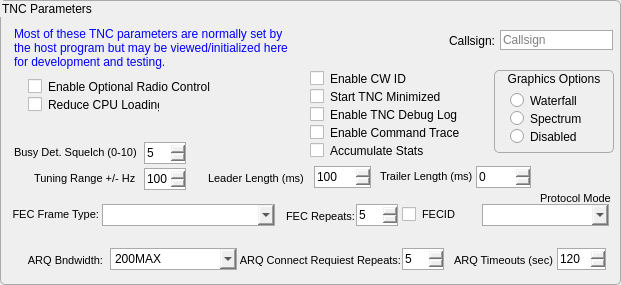
  <widget class="QGroupBox" name="grpTNCParams">
   <property name="geometry">
    <rect>
     <x>8</x>
     <y>180</y>
     <width>621</width>
     <height>285</height>
    </rect>
   </property>
   <property name="styleSheet">
    <string notr="true">border: 1px solid #aaa; border-radius: 5px;</string>
   </property>
   <property name="title">
    <string>TNC Parameters</string>
   </property>
   <property name="flat">
    <bool>true</bool>
   </property>
   <widget class="QLabel" name="label_6">
    <property name="geometry">
     <rect>
      <x>14</x>
      <y>24</y>
      <width>285</width>
      <height>47</height>
     </rect>
    </property>
    <property name="styleSheet">
     <string notr="true">color: blue; border: 0px solid white;</string>
    </property>
    <property name="text">
     <string>Most of these TNC parameters are normally set by the host program but may be viewed/initialized here for development and testing. </string>
    </property>
    <property name="wordWrap">
     <bool>true</bool>
    </property>
   </widget>
   <widget class="QLineEdit" name="txtCallsign">
    <property name="geometry">
     <rect>
      <x>500</x>
      <y>30</y>
      <width>113</width>
      <height>20</height>
     </rect>
    </property>
    <property name="toolTip">
     <string>7 character max callsign + optional -SSID (-1 to -15 or -A to -Z)</string>
    </property>
    <property name="styleSheet">
     <string notr="true">border-radius: 0px;</string>
    </property>
    <property name="placeholderText">
     <string>Callsign</string>
    </property>
   </widget>
   <widget class="QLabel" name="label_7">
    <property name="geometry">
     <rect>
      <x>438</x>
      <y>32</y>
      <width>57</width>
      <height>17</height>
     </rect>
    </property>
    <property name="styleSheet">
     <string notr="true">border:0px solid white;</string>
    </property>
    <property name="text">
     <string>Callsign:</string>
    </property>
    <property name="alignment">
     <set>Qt::AlignRight|Qt::AlignTrailing|Qt::AlignVCenter</set>
    </property>
   </widget>
   <widget class="QGroupBox" name="grpDisplay">
    <property name="geometry">
     <rect>
      <x>494</x>
      <y>70</y>
      <width>120</width>
      <height>83</height>
     </rect>
    </property>
    <property name="font">
     <font/>
    </property>
    <property name="styleSheet">
     <string notr="true">border: 1px solid #aaa; border-radius: 5px;</string>
    </property>
    <property name="title">
     <string>Graphics Options</string>
    </property>
    <property name="alignment">
     <set>Qt::AlignHCenter|Qt::AlignTop</set>
    </property>
    <property name="flat">
     <bool>true</bool>
    </property>
    <widget class="QRadioButton" name="rdoWaterfall">
     <property name="geometry">
      <rect>
       <x>16</x>
       <y>22</y>
       <width>82</width>
       <height>17</height>
      </rect>
     </property>
     <property name="font">
      <font>
       <family>Liberation Sans</family>
      </font>
     </property>
     <property name="toolTip">
      <string>Enable Waterfall graphics display</string>
     </property>
     <property name="styleSheet">
      <string notr="true">border: 0px solid white;</string>
     </property>
     <property name="text">
      <string>Waterfall</string>
     </property>
    </widget>
    <widget class="QRadioButton" name="rdoSpectrum">
     <property name="geometry">
      <rect>
       <x>16</x>
       <y>40</y>
       <width>82</width>
       <height>17</height>
      </rect>
     </property>
     <property name="font">
      <font>
       <family>Liberation Sans</family>
      </font>
     </property>
     <property name="toolTip">
      <string>Enable Spectrum graphics Display</string>
     </property>
     <property name="styleSheet">
      <string notr="true">border: 0px solid white;</string>
     </property>
     <property name="text">
      <string>Spectrum</string>
     </property>
    </widget>
    <widget class="QRadioButton" name="rdoDisabled">
     <property name="geometry">
      <rect>
       <x>16</x>
       <y>58</y>
       <width>82</width>
       <height>17</height>
      </rect>
     </property>
     <property name="font">
      <font>
       <family>Liberation Sans</family>
      </font>
     </property>
     <property name="toolTip">
      <string>Disable graphics</string>
     </property>
     <property name="styleSheet">
      <string notr="true">border: 0px solid white;</string>
     </property>
     <property name="text">
      <string>Disabled</string>
     </property>
    </widget>
   </widget>
   <widget class="QCheckBox" name="chkEnableCWID">
    <property name="geometry">
     <rect>
      <x>310</x>
      <y>70</y>
      <width>119</width>
      <height>17</height>
     </rect>
    </property>
    <property name="toolTip">
     <string>enable FSK CW ID on ID frames</string>
    </property>
    <property name="styleSheet">
     <string notr="true">border: 0px solid white;</string>
    </property>
    <property name="text">
     <string>Enable CW ID</string>
    </property>
   </widget>
   <widget class="QCheckBox" name="chkStartMinimized">
    <property name="geometry">
     <rect>
      <x>310</x>
      <y>88</y>
      <width>159</width>
      <height>17</height>
     </rect>
    </property>
    <property name="styleSheet">
     <string notr="true">border: 0px solid white;</string>
    </property>
    <property name="text">
     <string>Start TNC Minimized</string>
    </property>
   </widget>
   <widget class="QCheckBox" name="chkDebugLog">
    <property name="geometry">
     <rect>
      <x>310</x>
      <y>106</y>
      <width>173</width>
      <height>17</height>
     </rect>
    </property>
    <property name="toolTip">
     <string>Enable verbose debug logging with time tags</string>
    </property>
    <property name="styleSheet">
     <string notr="true">border: 0px solid white;</string>
    </property>
    <property name="text">
     <string>Enable TNC Debug Log</string>
    </property>
   </widget>
   <widget class="QCheckBox" name="chkCmdTrace">
    <property name="geometry">
     <rect>
      <x>310</x>
      <y>124</y>
      <width>171</width>
      <height>17</height>
     </rect>
    </property>
    <property name="toolTip">
     <string>Enable Host command logging (for debugging Host TNC interfaces)</string>
    </property>
    <property name="styleSheet">
     <string notr="true">border: 0px solid white;</string>
    </property>
    <property name="text">
     <string>Enable Command Trace</string>
    </property>
   </widget>
   <widget class="QCheckBox" name="chkAccumStats">
    <property name="geometry">
     <rect>
      <x>310</x>
      <y>142</y>
      <width>137</width>
      <height>17</height>
     </rect>
    </property>
    <property name="toolTip">
     <string>Accumulate Statistics (used during testing only)</string>
    </property>
    <property name="styleSheet">
     <string notr="true">border: 0px solid white;</string>
    </property>
    <property name="text">
     <string>Accumulate Stats</string>
    </property>
   </widget>
   <widget class="QComboBox" name="cmbFECType">
    <property name="geometry">
     <rect>
      <x>102</x>
      <y>204</y>
      <width>173</width>
      <height>22</height>
     </rect>
    </property>
    <property name="toolTip">
     <string>Number of frame repeats in FSK (multicast) transmission</string>
    </property>
    <property name="styleSheet">
     <string notr="true">border-radius: 0px;</string>
    </property>
    <property name="maxCount">
     <number>30</number>
    </property>
   </widget>
   <widget class="QLabel" name="label_10">
    <property name="geometry">
     <rect>
      <x>4</x>
      <y>206</y>
      <width>95</width>
      <height>16</height>
     </rect>
    </property>
    <property name="font">
     <font>
      <pointsize>8</pointsize>
     </font>
    </property>
    <property name="styleSheet">
     <string notr="true">border: 0px solid white;</string>
    </property>
    <property name="text">
     <string>FEC Frame Type:</string>
    </property>
    <property name="alignment">
     <set>Qt::AlignRight|Qt::AlignTrailing|Qt::AlignVCenter</set>
    </property>
   </widget>
   <widget class="QSpinBox" name="nudFECRepeats">
    <property name="geometry">
     <rect>
      <x>356</x>
      <y>204</y>
      <width>42</width>
      <height>22</height>
     </rect>
    </property>
    <property name="toolTip">
     <string>Sets the number of repeates for FEC frames (0-5)</string>
    </property>
    <property name="styleSheet">
     <string notr="true">border-radius: 0px;</string>
    </property>
    <property name="maximum">
     <number>5</number>
    </property>
    <property name="value">
     <number>5</number>
    </property>
   </widget>
   <widget class="QCheckBox" name="chkFECid">
    <property name="geometry">
     <rect>
      <x>402</x>
      <y>202</y>
      <width>59</width>
      <height>25</height>
     </rect>
    </property>
    <property name="font">
     <font>
      <pointsize>8</pointsize>
     </font>
    </property>
    <property name="toolTip">
     <string>enable auto ID Frame on FEC transmissions</string>
    </property>
    <property name="styleSheet">
     <string notr="true">border: 0px solid white;</string>
    </property>
    <property name="text">
     <string>FECID</string>
    </property>
   </widget>
   <widget class="QLabel" name="label_11">
    <property name="geometry">
     <rect>
      <x>284</x>
      <y>208</y>
      <width>71</width>
      <height>16</height>
     </rect>
    </property>
    <property name="font">
     <font>
      <pointsize>8</pointsize>
     </font>
    </property>
    <property name="styleSheet">
     <string notr="true">border: 0px solid white;</string>
    </property>
    <property name="text">
     <string>FEC Repeats:</string>
    </property>
    <property name="alignment">
     <set>Qt::AlignRight|Qt::AlignTrailing|Qt::AlignVCenter</set>
    </property>
   </widget>
   <widget class="QComboBox" name="cmbProtocolMode">
    <property name="geometry">
     <rect>
      <x>482</x>
      <y>204</y>
      <width>127</width>
      <height>22</height>
     </rect>
    </property>
    <property name="toolTip">
     <string>Select protocol Mode ARQ or FEC</string>
    </property>
    <property name="styleSheet">
     <string notr="true">border-radius: 0px;</string>
    </property>
   </widget>
   <widget class="QLabel" name="label_12">
    <property name="geometry">
     <rect>
      <x>540</x>
      <y>192</y>
      <width>71</width>
      <height>13</height>
     </rect>
    </property>
    <property name="font">
     <font>
      <pointsize>8</pointsize>
     </font>
    </property>
    <property name="styleSheet">
     <string notr="true">border: 0px solid white;</string>
    </property>
    <property name="text">
     <string>Protocol Mode:</string>
    </property>
   </widget>
   <widget class="QComboBox" name="cmbBandwidth">
    <property name="geometry">
     <rect>
      <x>110</x>
      <y>248</y>
      <width>127</width>
      <height>22</height>
     </rect>
    </property>
    <property name="toolTip">
     <string>Sets the highest bandwidth this station will use or the forced bandwidth.</string>
    </property>
    <property name="styleSheet">
     <string notr="true">border-radius: 0px;</string>
    </property>
    <item>
     <property name="text">
      <string>200MAX</string>
     </property>
    </item>
    <item>
     <property name="text">
      <string>500MAX</string>
     </property>
    </item>
    <item>
     <property name="text">
      <string>1000MAX</string>
     </property>
    </item>
    <item>
     <property name="text">
      <string>2000MAX</string>
     </property>
    </item>
    <item>
     <property name="text">
      <string>200FORCED</string>
     </property>
    </item>
    <item>
     <property name="text">
      <string>500FORCED</string>
     </property>
    </item>
    <item>
     <property name="text">
      <string>1000FORCED</string>
     </property>
    </item>
    <item>
     <property name="text">
      <string>2000FORCED</string>
     </property>
    </item>
   </widget>
   <widget class="QLabel" name="label_13">
    <property name="geometry">
     <rect>
      <x>12</x>
      <y>252</y>
      <width>91</width>
      <height>16</height>
     </rect>
    </property>
    <property name="font">
     <font>
      <pointsize>8</pointsize>
     </font>
    </property>
    <property name="styleSheet">
     <string notr="true">border: 0px solid white;</string>
    </property>
    <property name="text">
     <string>ARQ Bndwidth:</string>
    </property>
    <property name="alignment">
     <set>Qt::AlignRight|Qt::AlignTrailing|Qt::AlignVCenter</set>
    </property>
   </widget>
   <widget class="QLabel" name="label_14">
    <property name="geometry">
     <rect>
      <x>240</x>
      <y>252</y>
      <width>161</width>
      <height>16</height>
     </rect>
    </property>
    <property name="font">
     <font>
      <pointsize>8</pointsize>
     </font>
    </property>
    <property name="styleSheet">
     <string notr="true">border: 0px solid white;</string>
    </property>
    <property name="text">
     <string>ARQ Connect Requiest Repeats:</string>
    </property>
    <property name="alignment">
     <set>Qt::AlignRight|Qt::AlignTrailing|Qt::AlignVCenter</set>
    </property>
   </widget>
   <widget class="QSpinBox" name="nudARQConReqRpt">
    <property name="geometry">
     <rect>
      <x>402</x>
      <y>248</y>
      <width>42</width>
      <height>22</height>
     </rect>
    </property>
    <property name="toolTip">
     <string>Sets the number of repeates for ARQ Connect Requests before timeout (2-15)</string>
    </property>
    <property name="styleSheet">
     <string notr="true">border-radius: 0px;</string>
    </property>
    <property name="minimum">
     <number>2</number>
    </property>
    <property name="maximum">
     <number>15</number>
    </property>
    <property name="value">
     <number>5</number>
    </property>
   </widget>
   <widget class="QLabel" name="label_15">
    <property name="geometry">
     <rect>
      <x>454</x>
      <y>252</y>
      <width>107</width>
      <height>16</height>
     </rect>
    </property>
    <property name="font">
     <font>
      <pointsize>8</pointsize>
     </font>
    </property>
    <property name="styleSheet">
     <string notr="true">border: 0px solid white;</string>
    </property>
    <property name="text">
     <string>ARQ Timeouts (sec)</string>
    </property>
   </widget>
   <widget class="QSpinBox" name="nudARQTimeouts">
    <property name="geometry">
     <rect>
      <x>557</x>
      <y>248</y>
      <width>49</width>
      <height>22</height>
     </rect>
    </property>
    <property name="toolTip">
     <string>Sets the ARQ Timeout value (seconds)</string>
    </property>
    <property name="styleSheet">
     <string notr="true">border-radius: 0px;</string>
    </property>
    <property name="minimum">
     <number>30</number>
    </property>
    <property name="maximum">
     <number>600</number>
    </property>
    <property name="value">
     <number>120</number>
    </property>
   </widget>
   <widget class="QLabel" name="label_17">
    <property name="geometry">
     <rect>
      <x>14</x>
      <y>144</y>
      <width>127</width>
      <height>16</height>
     </rect>
    </property>
    <property name="font">
     <font>
      <pointsize>8</pointsize>
     </font>
    </property>
    <property name="styleSheet">
     <string notr="true">border: 0px solid white;</string>
    </property>
    <property name="text">
     <string>Busy Det. Squelch (0-10)</string>
    </property>
   </widget>
   <widget class="QSpinBox" name="nudSquelch">
    <property name="geometry">
     <rect>
      <x>144</x>
      <y>142</y>
      <width>42</width>
      <height>22</height>
     </rect>
    </property>
    <property name="toolTip">
     <string>Busy Leader &amp; busy detector squelch ...lower = more sensitive (default of 5 should work for most applications)</string>
    </property>
    <property name="styleSheet">
     <string notr="true">border-radius: 0px;</string>
    </property>
    <property name="maximum">
     <number>10</number>
    </property>
    <property name="value">
     <number>5</number>
    </property>
   </widget>
   <widget class="QLabel" name="label_18">
    <property name="geometry">
     <rect>
      <x>34</x>
      <y>170</y>
      <width>109</width>
      <height>16</height>
     </rect>
    </property>
    <property name="font">
     <font>
      <pointsize>8</pointsize>
     </font>
    </property>
    <property name="styleSheet">
     <string notr="true">border: 0px solid white;</string>
    </property>
    <property name="text">
     <string>Tuning Range +/- Hz</string>
    </property>
   </widget>
   <widget class="QSpinBox" name="nudTuning">
    <property name="geometry">
     <rect>
      <x>144</x>
      <y>168</y>
      <width>42</width>
      <height>22</height>
     </rect>
    </property>
    <property name="toolTip">
     <string>DSP Tuning Range in Hz (adjust position of Green lines on Waterfall/Spectrum)  0 is for FM mode only.</string>
    </property>
    <property name="styleSheet">
     <string notr="true">border-radius: 0px;</string>
    </property>
    <property name="maximum">
     <number>200</number>
    </property>
    <property name="value">
     <number>100</number>
    </property>
   </widget>
   <widget class="QLabel" name="label_19">
    <property name="geometry">
     <rect>
      <x>208</x>
      <y>170</y>
      <width>103</width>
      <height>16</height>
     </rect>
    </property>
    <property name="font">
     <font>
      <pointsize>8</pointsize>
     </font>
    </property>
    <property name="styleSheet">
     <string notr="true">border: 0px solid white;</string>
    </property>
    <property name="text">
     <string>Leader Length (ms)</string>
    </property>
   </widget>
   <widget class="QSpinBox" name="nudLeaderLen">
    <property name="geometry">
     <rect>
      <x>314</x>
      <y>166</y>
      <width>57</width>
      <height>22</height>
     </rect>
    </property>
    <property name="toolTip">
     <string>Leader + Sync (100 - 1200 ms)  Default = 160 ms</string>
    </property>
    <property name="styleSheet">
     <string notr="true">border-radius: 0px;</string>
    </property>
    <property name="minimum">
     <number>100</number>
    </property>
    <property name="maximum">
     <number>1200</number>
    </property>
    <property name="singleStep">
     <number>20</number>
    </property>
   </widget>
   <widget class="QLabel" name="label_20">
    <property name="geometry">
     <rect>
      <x>380</x>
      <y>168</y>
      <width>101</width>
      <height>16</height>
     </rect>
    </property>
    <property name="font">
     <font>
      <pointsize>8</pointsize>
     </font>
    </property>
    <property name="styleSheet">
     <string notr="true">border: 0px solid white;</string>
    </property>
    <property name="text">
     <string>Trailer Length (ms)</string>
    </property>
   </widget>
   <widget class="QSpinBox" name="nudTrailerLen">
    <property name="geometry">
     <rect>
      <x>476</x>
      <y>166</y>
      <width>55</width>
      <height>22</height>
     </rect>
    </property>
    <property name="toolTip">
     <string>&quot;0 to 200 ms, Default = 0 (may be needed for some Radios)</string>
    </property>
    <property name="styleSheet">
     <string notr="true">border-radius: 0px;</string>
    </property>
    <property name="maximum">
     <number>200</number>
    </property>
    <property name="singleStep">
     <number>10</number>
    </property>
   </widget>
   <widget class="QCheckBox" name="chkRadioControl">
    <property name="geometry">
     <rect>
      <x>28</x>
      <y>78</y>
      <width>209</width>
      <height>17</height>
     </rect>
    </property>
    <property name="toolTip">
     <string>Enable Optional Radio Control and Radio Control Menu</string>
    </property>
    <property name="styleSheet">
     <string notr="true">border: 0px solid white;</string>
    </property>
    <property name="text">
     <string>Enable Optional Radio Control</string>
    </property>
   </widget>
   <widget class="QCheckBox" name="chkShowCPU">
    <property name="geometry">
     <rect>
      <x>28</x>
      <y>96</y>
      <width>131</width>
      <height>17</height>
     </rect>
    </property>
    <property name="toolTip">
     <string>Check only if CPU usage during Idle &gt; 20%</string>
    </property>
    <property name="styleSheet">
     <string notr="true">border: 0px solid white;</string>
    </property>
    <property name="text">
     <string>Reduce CPU Loading</string>
    </property>
   </widget>
  </widget>
